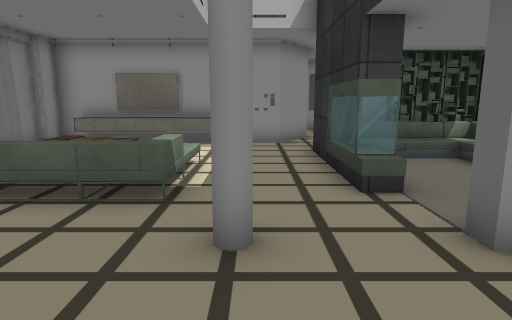
view 1 (above)

12 first-person views from a walk through a 3-D level made in the Unity game engine. The camera is 1.4 m above the floor, tilts 10° down and sees 75° across. Doors are open. The floor is counted in squares, 1 m on a side. Each view is taken from the middle of a square. On the plan, view 1 faces up. The plan holds only what a view shows up to about 15 squares ahead; the rest is blank. The place goes on beyond the plan. The player character is not drawn. Some surface patterns are stand-ins.

view 2
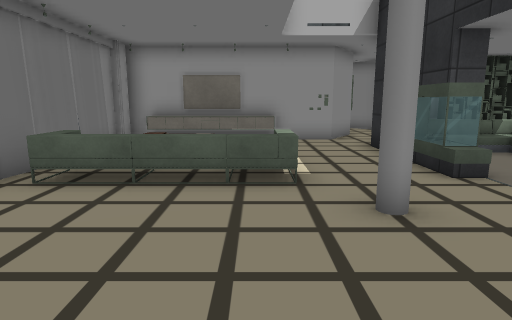

view 3
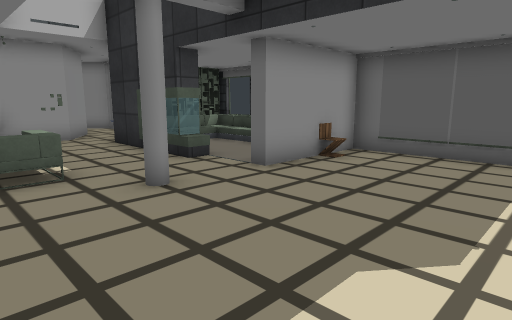

view 4
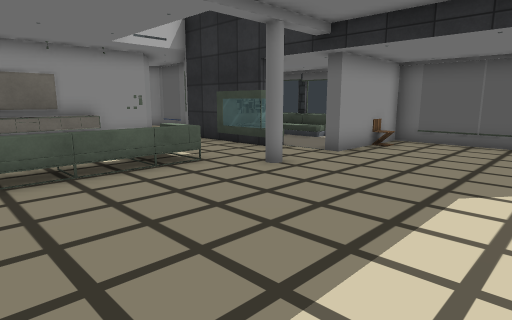

view 5
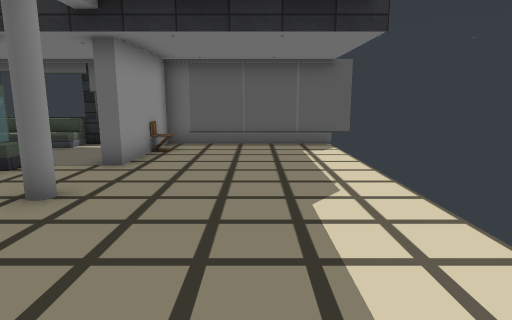

view 6
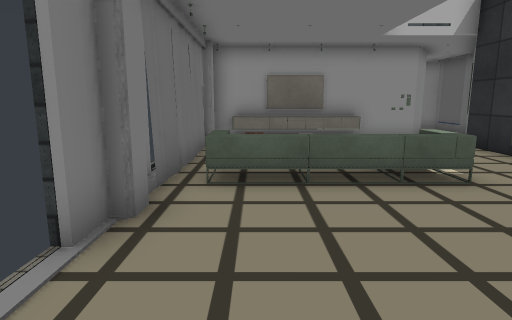

view 7
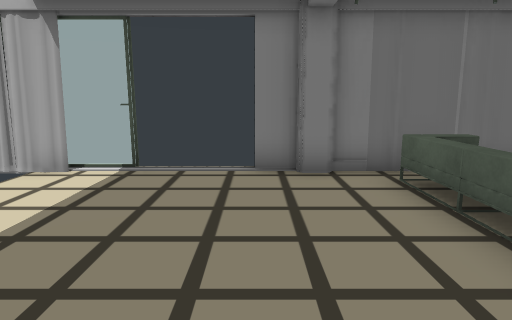

view 8
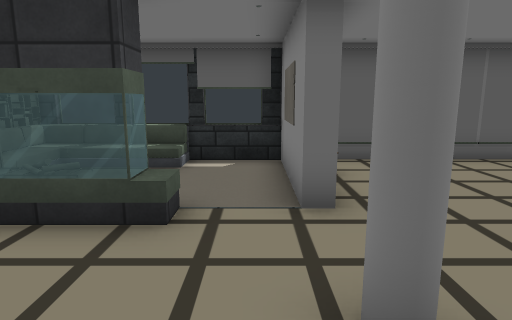

view 9
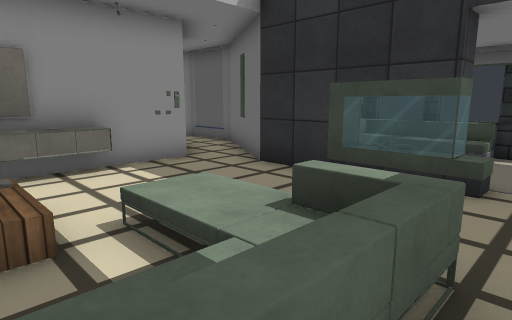

view 10
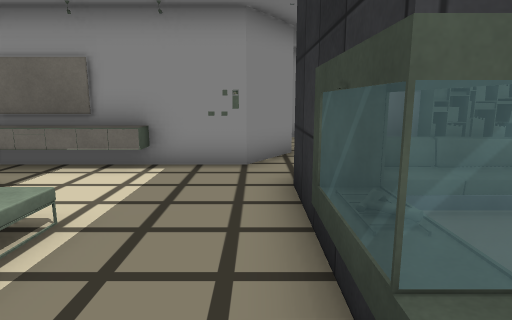

view 11
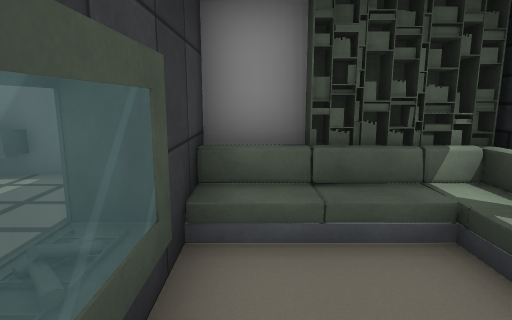

view 12
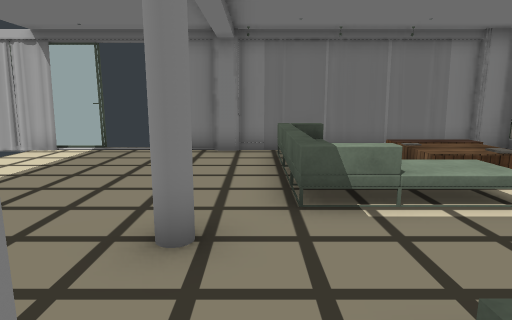

### Floor plan
Key: @ floor where view 1 was taken; # wall or solid block; . main floor; : floor 0.5 m higher than the main floor; / step, stairs or slope; = window, fence, low wall or low ledge; ^ raised ledge; T TV; B books; C chair; O other object.
Columns run from 7 left of view 1 to 6 right of it. Each row starts with its distance up from view 1.
 13         ###
 12        ##.#
 11 #^^TT^##..#
 10 #  ......#####
  9 #   .....#O#B#
  8 #.  .....#///#
  7 #. ..:...=../#
  6 ##...:...=../
  5 #=OO=/=......#
  4 #..........C.#
  3 #......#..####
  2  ............#
  1  ............#
  0  ......@.....#
 -1 =............#
 -2 #............#
 -3 #            #

Positions as (right, up) in squares from view 1, and headings:
1: (0, 0), facing up
2: (-2, -1), facing up
3: (-3, -2), facing up-right
4: (-6, -2), facing up-right
5: (-5, 0), facing right
6: (-5, -1), facing up
7: (0, 2), facing left
8: (-2, 4), facing right
9: (-4, 4), facing up-right
10: (1, 4), facing up
11: (3, 5), facing up
12: (3, 4), facing left
